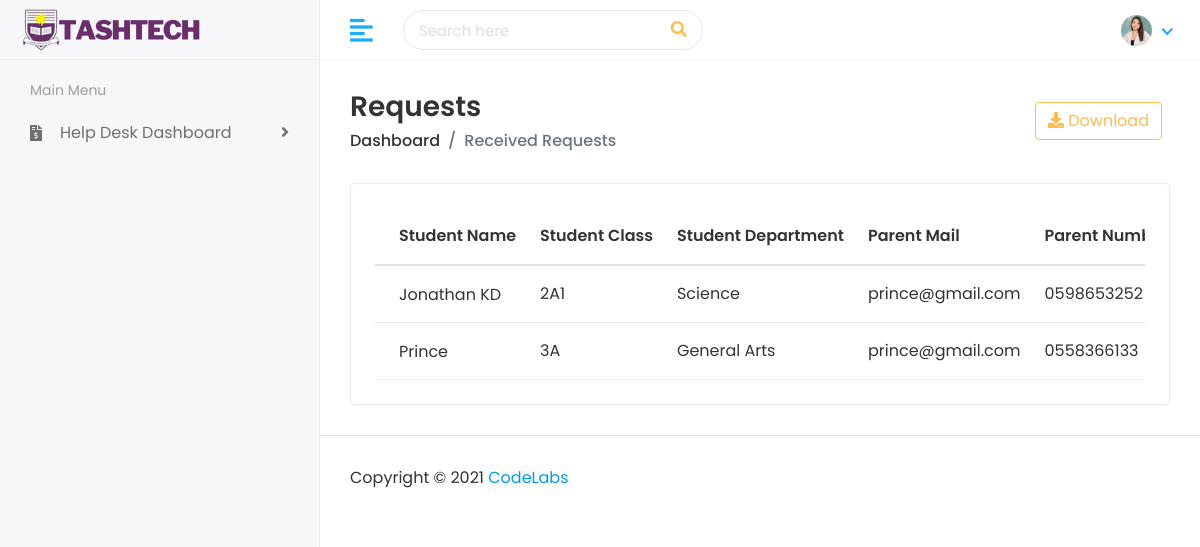
Screenshot of /helpDeskDashboard/review_requests with the database file from the repository.
### TSMS/adminModels.py (models this page shows, shortened)
class Reguest_review(models.Model):
    review_student = models.CharField(max_length=200)
    review_department = models.CharField(max_length=200)
    review_class = models.CharField(max_length=100)
    review_mail = models.CharField(max_length=100)
    review_number = models.CharField(max_length=20)
    review_date = models.DateField(auto_now_add=True)

### TSMS/views.py (the view)
def helpDesk_review_requests(request):
    review_requests = Reguest_review.objects.all().order_by('-id')
    context = {
        'review_requests': review_requests,
    }
    return render(request, 'help_desk/review_requests.html', context)

### templates/help_desk/review_requests.html
{% extends 'base/help_desk-base.html' %}
{% block content %}
<div class="content container-fluid">
    <div class="page-header">
        <div class="row align-items-center">
            <div class="col">
                <h3 class="page-title">Requests</h3>
                <ul class="breadcrumb">
                    <li class="breadcrumb-item"><a href="{% url 'studentDashboard' %}">Dashboard</a></li>
                    <li class="breadcrumb-item active">Received Requests</li>
                </ul>
            </div>
            <div class="col-auto text-right float-right ml-auto">
                <a href="{% url 'export_request_review_list' %}" class="btn btn-outline-primary mr-2"><i
                        class="fas fa-download"></i>
                    Download</a>
            </div>
        </div>
    </div>
    <div class="row">
        <div class="col-sm-12">
            <div class="card card-table">
                <div class="card-body">
                    <div class="table-responsive">
                        <table class="table table-hover table-center mb-0 datatable">
                            <thead>
                                <tr>
                                    <th>Student Name</th>
                                    <th>Student Class</th>
                                    <th>Student Department</th>
                                    <th>Parent Mail</th>
                                    <th>Parent Number</th>
                                </tr>
                            </thead>
                            <tbody>
                                {% for review in review_requests %}
                                <tr>
                                    <td>
                                        <h2>
                                            <a>{{review.review_student}}</a>
                                        </h2>
                                    </td>
                                    <td>{{review.review_class}}</td>
                                    <td>{{review.review_department}}</td>
                                    <td>{{review.review_mail}}</td>
                                    <td>{{review.review_number}}</td>
                                </tr>
                                {% endfor %}
                            </tbody>
                        </table>
                    </div>
                </div>
            </div>
        </div>
    </div>
</div>
{% endblock %}

### static/general_dashboards/assets/css/style.css (style rules this page uses)
html { height: 100% }
body { background-color: #fff; color: #333; font-family: poppins, sans-serif; font-size: 1rem; height: 100%; line-height: 1.5; overflow-x: hidden }
h1, h2, h3, h4, h5, h6 { font-family: poppins, sans-serif; margin-top: 0 }
a { color: #009ce7 }
input, button, a { transition: all .4s ease; -moz-transition: all .4s ease; -o-transition: all .4s ease; -ms-transition: all .4s ease; -webkit-transition: all .4s ease }
ul, ol { padding: 0; list-style: none }
.table { color: #333; max-width: 100%; margin-bottom: 0; width: 100% }
table.table td h2 { display: inline-block; font-size: inherit; font-weight: 400; margin: 0; padding: 0; vertical-align: middle }
table.table td h2 a { color: #333 }
.table thead tr th { font-weight: 600 }
.table tbody tr { border-bottom: 1px solid rgba(0, 0, 0, .05) }
.table.table-center td, .table.table-center th { vertical-align: middle }
.card-table .card-body .table>thead>tr>th { border-top: 0 }
.card-table .card-body .table tr td:first-child, .card-table .card-body .table tr th:first-child { padding-left: 1.5rem }
.card-table .card-body .table tr td:last-child, .card-table .card-body .table tr th:last-child { padding-right: 1.5rem }
.card-table .table td, .card-table .table th { border-top: 1px solid #e2e5e8; padding: 1rem .75rem; white-space: nowrap }
.btn-outline-primary { color: #ffbc53; border-color: #ffbc53 }
.card { border: 1px solid #ececf5; box-shadow: 0 1px 3px 0 rgba(0, 0, 0, .03); margin-bottom: 1.875rem }
.card-body { padding: 1.5rem }
.page-wrapper>.content { padding: 1.875rem 1.875rem 0 }
.page-header { margin-bottom: 1.875rem }
.page-header .breadcrumb { background-color: transparent; color: #6c757d; font-size: 1rem; font-weight: 500; margin-bottom: 0; padding: 0 }
.page-header .breadcrumb a { color: #333 }
.page-title { font-size: 28px; font-weight: 600; color: #333; margin-bottom: 5px }

### rows the page displays
Reguest_review: review_student "Jonathan KD", review_class "2A1", review_department "Science", review_mail "prince@gmail.com", review_number "0598653252"
Reguest_review: review_student "Prince", review_class "3A", review_department "General Arts", review_mail "prince@gmail.com", review_number "0558366133"
